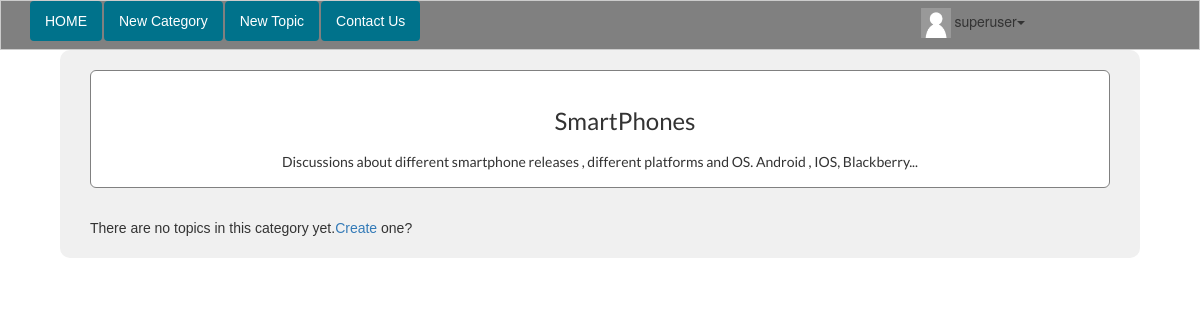
The page /category.php?id=1 (signed in) on the database its author committed.
### tables this page shows
CREATE TABLE IF NOT EXISTS `categories` (
  `id` int(8) NOT NULL AUTO_INCREMENT,
  `name` varchar(255) NOT NULL,
  `description` varchar(255) NOT NULL,
  `last_update` timestamp NOT NULL DEFAULT CURRENT_TIMESTAMP,
  PRIMARY KEY (`id`),
  UNIQUE KEY `cat_name_unique` (`name`)
);

### category.php (the view, shortened to what this page needs)
<?php
include 'header.php';
?>
<?php
$cat_id=  $_GET['id'];
$sql="SELECT categories.id, categories.name, categories.description FROM categories WHERE categories.id=$cat_id";
$result=  mysql_query($sql);
if(!$result)
{
    redirect("error404.php");
}
else
{
    if(mysql_num_rows($result)==0)
    {
        echo addslashes("This category doesn't exist");
    }
    else
    {
        $row=mysql_fetch_assoc($result);
        echo "<div class='jumbotron' id='jumbo-cat' ><h3>".$row['name']."</h3>";
        echo '<h5>'.$row['description'].'</h5></div>';
        $sql="SELECT topics.id,topics.subject,topics.date,topics.cat FROM topics WHERE topics.cat='$cat_id' ORDER BY topics.date desc";
        $result= mysql_query($sql);
        if(!$result)
        {
            echo addslashes("<h3>The topics couldn't be displayed.Try again.</h3>");
        }
        else
        {
              $no_of_topics = mysql_num_rows($result);
              if($no_of_topics == 0)
              {
                  echo 'There are no topics in this category yet.<a href="create_topic.php">Create</a> one?';
              }
        }
    }
}
include 'footer.php';
?>

### css/style.css (style rules this page uses)
body { margin: 0; padding: 0; width: 100%; background: white; text-align: center; }
.jumbotron { background-image: url("/geekportal/img/geekbg.jpg"); background-repeat: no-repeat; background-color: white; background-position: right; text-align: left; font-family: 'lato' ; }
h3 { margin: 3% 50px 2% 10%; padding : 0; }

### rows shown on the page
categories: name "SmartPhones", description "Discussions about different smartphone releases , different platforms and OS. Android , IOS, Blackberry..."

### other values the page prints
$_SESSION['user_name'] "superuser"
